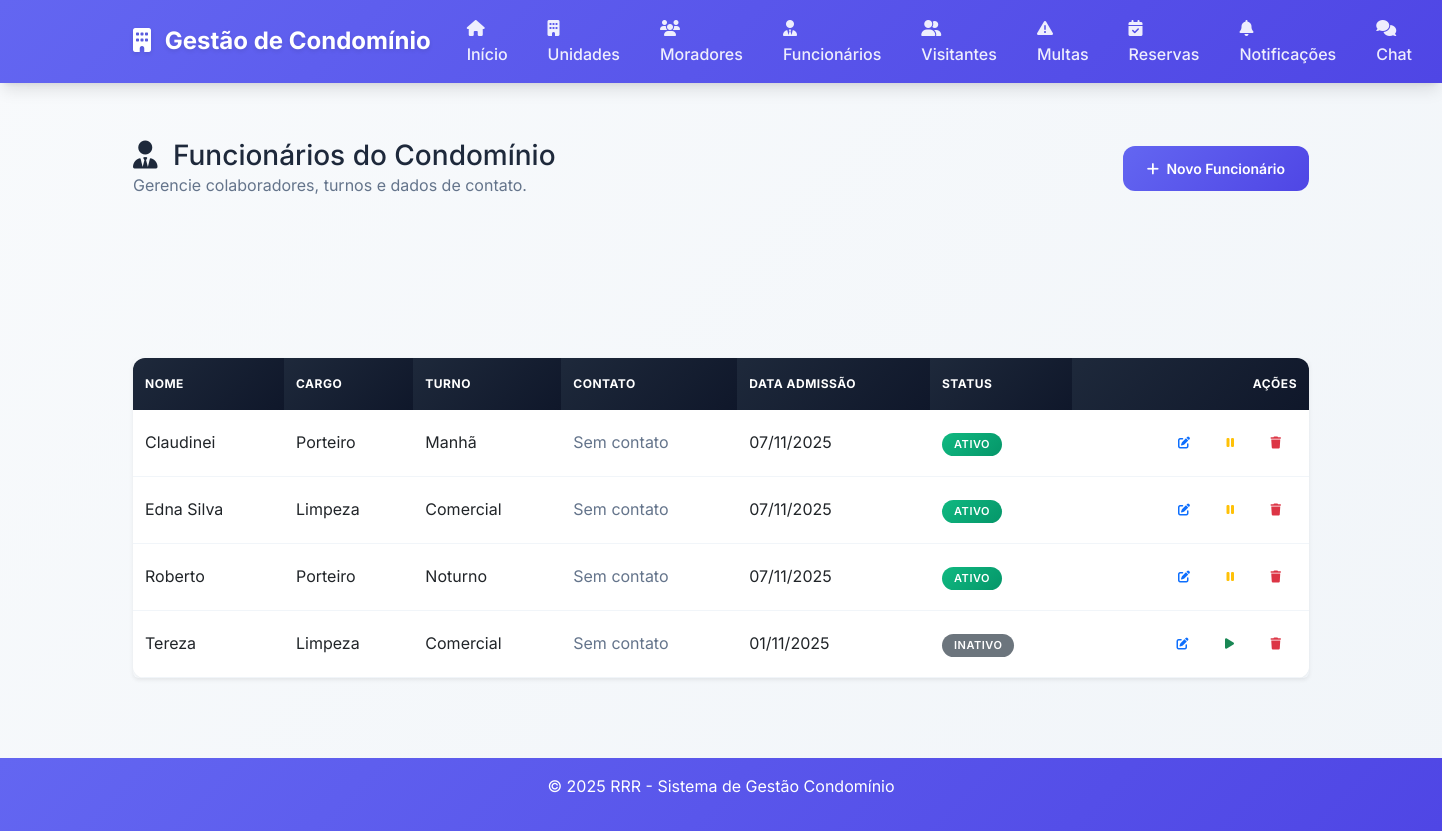
Screenshot of /funcionarios (signed in) with the database file from the repository.
### app.py (models this page shows)
class Funcionario(db.Model):
    id = db.Column(db.Integer, primary_key=True)
    nome = db.Column(db.String(120), nullable=False)
    cargo = db.Column(db.String(80), nullable=False)
    telefone = db.Column(db.String(20), nullable=True)
    email = db.Column(db.String(120), nullable=True)
    turno = db.Column(db.String(50), nullable=True)
    ativo = db.Column(db.Boolean, default=True)
    data_admissao = db.Column(db.Date, nullable=False, default=datetime.utcnow)
    observacoes = db.Column(db.Text, nullable=True)
    criado_em = db.Column(db.DateTime, default=datetime.utcnow)

### app.py (the view)
@app.route('/funcionarios')
@admin_required
def listar_funcionarios():
    funcionarios = Funcionario.query.order_by(Funcionario.nome).all()
    ativos = sum(1 for f in funcionarios if f.ativo)
    return render_template('funcionarios.html', funcionarios=funcionarios, ativos=ativos, total=len(funcionarios))

### app.py (called while the page is built)
def admin_required(f):
    from functools import wraps
    @wraps(f)
    def decorated_function(*args, **kwargs):
        if 'user_id' not in session:
            return redirect(url_for('login'))
        usuario = Usuario.query.get(session['user_id'])
        if not usuario or usuario.tipo != 'Admin':
            flash('Acesso negado. Apenas administradores podem acessar esta página.', 'error')
            return redirect(url_for('index'))
        return f(*args, **kwargs)
    return decorated_function

@app.context_processor
def inject_badges():
    if 'user_id' not in session:
        return {'notificacoes_nao_lidas': 0, 'chat_nao_lidas': 0}
    usuario = Usuario.query.get(session['user_id'])
    if not usuario:
        return {'notificacoes_nao_lidas': 0, 'chat_nao_lidas': 0}
    notificacoes_query = Notificacao.query
    if usuario.tipo != 'Admin':
        notificacoes_query = notificacoes_query.filter(
            or_(Notificacao.morador_id == None, Notificacao.morador_id == usuario.morador_id)
        )
    notificacoes_nao_lidas = notificacoes_query.filter(
        ~Notificacao.leituras.any(NotificacaoLeitura.usuario_id == usuario.id)
    ).count()
    chat_nao_lidas = ChatMensagem.query.filter_by(destinatario_id=usuario.id, lida_em=None).count()
    return {
        'notificacoes_nao_lidas': notificacoes_nao_lidas,
        'chat_nao_lidas': chat_nao_lidas
    }

### templates/funcionarios.html (shortened to what this page needs)
{% extends "base.html" %}
{% block content %}
<div class="d-flex justify-content-between align-items-center mb-4">
    <div>
        <h1 class="h3 mb-0">
            <i class="fas fa-user-tie me-2"></i>
            Funcionários do Condomínio
        </h1>
        <p class="text-muted mb-0">Gerencie colaboradores, turnos e dados de contato.</p>
    </div>
    <a href="{{ url_for('cadastrar_funcionario') }}" class="btn btn-primary">
        <i class="fas fa-plus me-1"></i>
        Novo Funcionário
    </a>
</div>
<div class="row g-3 mb-4">
    <div class="col-md-4">
    </div>
    <div class="col-md-4">
    </div>
</div>
{% if funcionarios %}
<div class="table-responsive shadow-sm rounded">
    <table class="table table-hover align-middle mb-0">
        <thead class="table-light">
            <tr>
                <th>Nome</th>
                <th>Cargo</th>
                <th>Turno</th>
                <th>Contato</th>
                <th>Data Admissão</th>
                <th>Status</th>
                <th class="text-end">Ações</th>
            </tr>
        </thead>
        <tbody>
            {% for funcionario in funcionarios %}
            <tr>
                <td>{{ funcionario.nome }}</td>
                <td>{{ funcionario.cargo }}</td>
                <td>{{ funcionario.turno or 'Não informado' }}</td>
                <td>
                    {% if not funcionario.telefone and not funcionario.email %}
                    <span class="text-muted">Sem contato</span>
                    {% endif %}
                </td>
                <td>{{ funcionario.data_admissao.strftime('%d/%m/%Y') }}</td>
                <td>
                    <span class="badge {% if funcionario.ativo %}bg-success{% else %}bg-secondary{% endif %}">
                        {{ 'Ativo' if funcionario.ativo else 'Inativo' }}
                    </span>
                </td>
                <td class="text-end">
                    <a href="{{ url_for('editar_funcionario', funcionario_id=funcionario.id) }}" class="btn btn-sm btn-outline-primary">
                        <i class="fas fa-edit"></i>
                    </a>
                    <form action="{{ url_for('alterar_status_funcionario', funcionario_id=funcionario.id) }}" method="post" class="d-inline">
                        <button type="submit" class="btn btn-sm {% if funcionario.ativo %}btn-outline-warning{% else %}btn-outline-success{% endif %}">
                            {% if funcionario.ativo %}
                            <i class="fas fa-pause"></i>
                            {% else %}
                            <i class="fas fa-play"></i>
                            {% endif %}
                        </button>
                    </form>
                    <form action="{{ url_for('excluir_funcionario', funcionario_id=funcionario.id) }}" method="post" class="d-inline" onsubmit="return confirm('Deseja realmente excluir este funcionário?');">
                        <button type="submit" class="btn btn-sm btn-outline-danger">
                            <i class="fas fa-trash"></i>
                        </button>
                    </form>
                </td>
            </tr>
            {% endfor %}
        </tbody>
    </table>
</div>
{% else %}
<div class="text-center py-5 bg-light rounded">
    <i class="fas fa-user-slash fa-3x text-muted mb-3"></i>
    <p class="lead mb-0">Nenhum funcionário cadastrado.</p>
</div>
{% endif %}
{% endblock %}

### static/css/style.css (style rules this page uses)
:root { --primary-color: #6366f1; --primary-dark: #4f46e5; --success-color: #10b981; --success-dark: #059669; --info-color: #06b6d4; --warning-color: #f59e0b; --danger-color: #ef4444; --danger-dark: #dc2626; --light-color: #f8fafc; --dark-color: #1e293b; --gray-50: #f8fafc; --gray-100: #f1f5f9; --gray-200: #e2e8f0; --gray-300: #cbd5e1; --gray-400: #94a3b8; --gray-500: #64748b; --gray-600: #475569; --gray-700: #334155; --gray-800: #1e293b; --gray-900: #0f172a; --shadow-sm: 0 1px 2px 0 rgb(0 0 0 / 0.05); --shadow-md: 0 4px 6px -1px rgb(0 0 0 / 0.1), 0 2px 4px -2px rgb(0 0 0 / 0.1); --shadow-lg: 0 10px 15px -3px rgb(0 0 0 / 0.1), 0 4px 6px -4px rgb(0 0 0 / 0.1); --shadow-xl: 0 20px 25px -5px rgb(0 0 0 / 0.1), 0 8px 10px -6px rgb(0 0 0 / 0.1); --border-radius: 12px; --border-radius-lg: 16px; }
* { box-sizing: border-box; }
body { font-family: 'Inter', -apple-system, BlinkMacSystemFont, 'Segoe UI', Roboto, sans-serif; background: linear-gradient(135deg, var(--gray-50) 0%, var(--gray-100) 100%); color: var(--gray-800); line-height: 1.6; min-height: 100vh; }
.btn { border-radius: var(--border-radius); font-weight: 600; padding: 12px 24px; font-size: 14px; transition: all 0.3s cubic-bezier(0.4, 0, 0.2, 1); border: none; position: relative; overflow: hidden; }
.btn::before { content: ''; position: absolute; top: 0; left: -100%; width: 100%; height: 100%; background: linear-gradient(90deg, transparent, rgba(255,255,255,0.2), transparent); transition: left 0.5s; }
.btn-primary { background: linear-gradient(135deg, var(--primary-color) 0%, var(--primary-dark) 100%); }
.table { border-radius: var(--border-radius); overflow: hidden; box-shadow: var(--shadow-sm); background: white; }
.table thead th { border: none; font-weight: 700; text-transform: uppercase; font-size: 12px; letter-spacing: 0.5px; background: linear-gradient(135deg, var(--gray-800) 0%, var(--gray-900) 100%); color: white; padding: 16px 12px; }
.table tbody tr { transition: all 0.3s ease; border-bottom: 1px solid var(--gray-100); }
.table tbody td { padding: 16px 12px; vertical-align: middle; }
.badge { font-size: 11px; font-weight: 600; padding: 6px 12px; border-radius: 20px; text-transform: uppercase; letter-spacing: 0.5px; }
.badge.bg-success { background: linear-gradient(135deg, var(--success-color) 0%, var(--success-dark) 100%) !important; }
.btn-sm { padding: 8px 16px; font-size: 12px; }
.text-muted { color: var(--gray-500) !important; }
h1, h2, h3, h4, h5, h6 { color: var(--gray-800); font-weight: 700; }

### rows the page displays
Funcionario: nome "Claudinei", cargo "Porteiro", turno "Manhã", shows "Sem contato", data_admissao "07/11/2025", ativo "ATIVO"
Funcionario: nome "Edna Silva", cargo "Limpeza", turno "Comercial", shows "Sem contato", data_admissao "07/11/2025", ativo "ATIVO"
Funcionario: nome "Roberto", cargo "Porteiro", turno "Noturno", shows "Sem contato", data_admissao "07/11/2025", ativo "ATIVO"
Funcionario: nome "Tereza", cargo "Limpeza", turno "Comercial", shows "Sem contato", data_admissao "01/11/2025", ativo "INATIVO"
